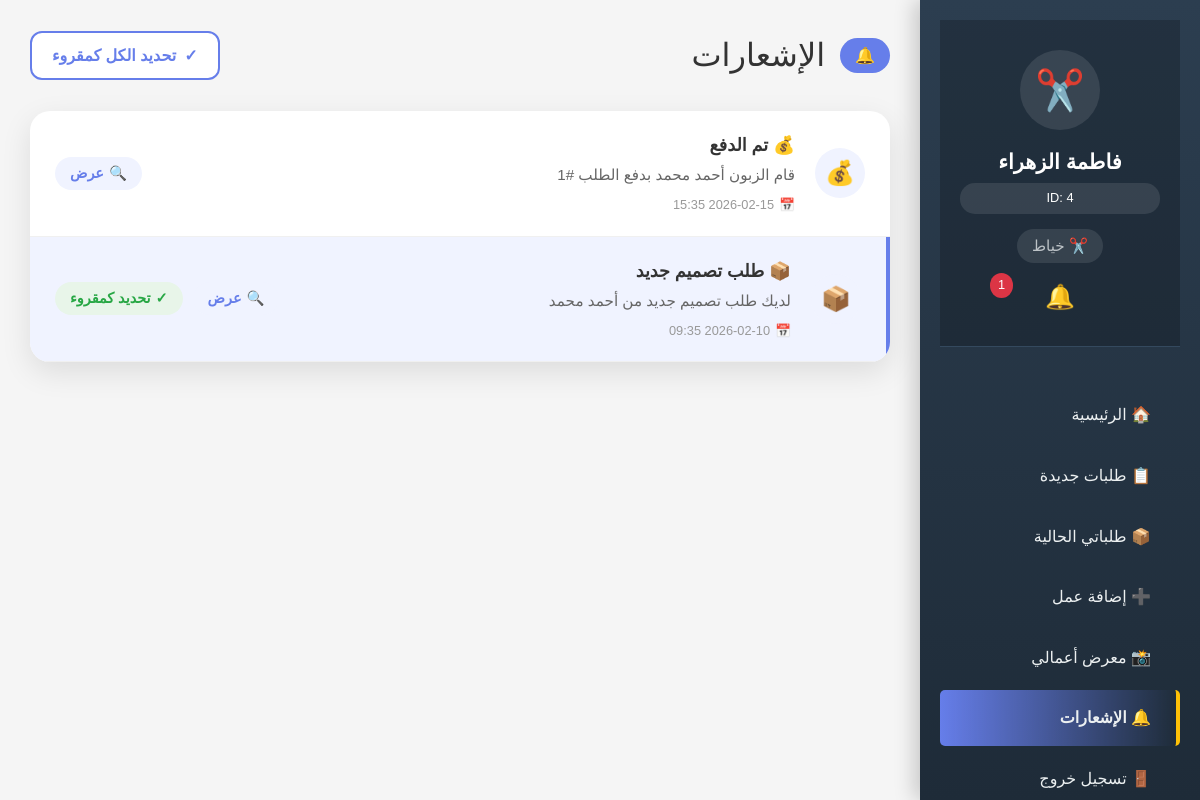
The page /pages/notifications.php (signed in) on the database its author committed.
### tables this page shows
CREATE TABLE IF NOT EXISTS `notifications` (
  `notification_id` int(11) NOT NULL AUTO_INCREMENT,
  `user_id` int(11) NOT NULL,
  `type` varchar(50) NOT NULL,
  `title` varchar(255) NOT NULL,
  `message` text NOT NULL,
  `link` varchar(255) DEFAULT NULL,
  `is_read` tinyint(4) DEFAULT 0,
  `created_at` timestamp NOT NULL DEFAULT current_timestamp(),
  PRIMARY KEY (`notification_id`),
  KEY `user_id` (`user_id`),
  CONSTRAINT `notifications_ibfk_1` FOREIGN KEY (`user_id`) REFERENCES `user` (`user_id`) ON DELETE CASCADE
);

### includes/notifications.php (called while the page is built, shortened)
<?php
function getUserNotifications($user_id, $limit = 50) {
    global $pdo;
    $stmt = $pdo->prepare("
        SELECT * FROM notifications
        WHERE user_id = :user_id
        ORDER BY created_at DESC
        LIMIT :limit
    ");
    $stmt->bindValue(':user_id', $user_id, PDO::PARAM_INT);
    $stmt->bindValue(':limit', (int)$limit, PDO::PARAM_INT);
    $stmt->execute();
    return $stmt->fetchAll();
}
function getUnreadNotificationsCount($user_id) {
    global $pdo;
    $stmt = $pdo->prepare("
        SELECT COUNT(*) as count FROM notifications
        WHERE user_id = ? AND is_read = 0
    ");
    $stmt->execute([$user_id]);
    $result = $stmt->fetch();
    return $result ? $result['count'] : 0;
}
?>

### pages/notifications.php (the view, shortened to what this page needs)
<?php
require_once '../includes/db_connection.php';
require_once '../includes/notifications.php';
$user_id = $_SESSION['user_id'];
$user_role = $_SESSION['user_role'];
$unread_count = getUnreadNotificationsCount($user_id);
$notifications = getUserNotifications($user_id, 50);
?>
<!DOCTYPE html>
<html lang="ar" dir="rtl">
<head>
    <link rel="stylesheet" href="../assets/css/style.css">
</head>
<body>
    <div class="dashboard">
        <div class="sidebar">
            <div class="user-info">
                <div style="width:80px;height:80px;background:rgba(255,255,255,0.1);border-radius:50%;margin:0 auto 15px;display:flex;align-items:center;justify-content:center;font-size:2.5em;">
                    <?php echo ($user_role == 'customer') ? '👤' : '✂️'; ?>
                </div>
                <h3><?php echo htmlspecialchars($_SESSION['user_name']); ?></h3>
                <div style="background:rgba(255,255,255,0.1);padding:5px 10px;border-radius:15px;font-size:0.8em;margin:5px 0;">ID: <?php echo $_SESSION['user_id']; ?></div>
                <p class="role"><?php echo ($user_role == 'customer') ? '👤 زبون' : '✂️ خياط'; ?></p>
                <div style="position: relative; margin-top: 15px;">
                    <a href="notifications.php" style="color: white; text-decoration: none; display: flex; align-items: center; justify-content: center; gap: 5px;">
                        <span style="font-size: 1.5em;">🔔</span>
                        <?php if ($unread_count > 0): ?>
                            <span style="background: #dc3545; color: white; border-radius: 50%; padding: 2px 8px; font-size: 0.8em; position: absolute; top: -5px; left: 30px;"><?php echo $unread_count; ?></span>
                        <?php endif; ?>
                    </a>
                </div>
            </div>
            <ul class="nav-menu">
                <li><a href="dashboard.php">🏠 الرئيسية</a></li>
                <?php if ($user_role == 'customer'): ?>
                    <li><a href="customer/browse_tailors.php">🔍 البحث عن خياط</a></li>
                    <li><a href="customer/my_orders.php">📦 طلباتي</a></li>
                    <li><a href="customer/place_order.php">➕ طلب جديد</a></li>
                <?php else: ?>
                    <li><a href="tailor/view_requests.php">📋 طلبات جديدة</a></li>
                    <li><a href="tailor/my_orders.php">📦 طلباتي الحالية</a></li>
                    <li><a href="tailor/add_portfolio.php">➕ إضافة عمل</a></li>
                    <li><a href="tailor/my_portfolio.php">📸 معرض أعمالي</a></li>
                <?php endif; ?>
                <li><a href="notifications.php" class="active">🔔 الإشعارات</a></li>
                <li><a href="logout.php" class="logout-link">🚪 تسجيل خروج</a></li>
            </ul>
        </div>
        <div class="main-content">
            <div class="page-header">
                <div class="page-title">
                    <span>🔔</span>
                    الإشعارات
                </div>
                <?php if (count($notifications) > 0): ?>
                    <a href="?mark_all_read=1" class="mark-all-btn">
                        <span>✓</span> تحديد الكل كمقروء
                    </a>
                <?php endif; ?>
            </div>
            <?php if (count($notifications) > 0): ?>
                <div class="notifications-list">
                    <?php foreach ($notifications as $notif): ?>
                        <div class="notification-item <?php echo $notif['is_read'] ? '' : 'unread'; ?>">
                            <div class="notification-icon">
                                <?php
                                $icon = '📌';
                                switch ($notif['type']) {
                                    case 'order': $icon = '📦'; break;
                                    case 'payment': $icon = '💰'; break;
                                }
                                echo $icon;
                                ?>
                            </div>
                            <div class="notification-content">
                                <div class="notification-title"><?php echo htmlspecialchars($notif['title']); ?></div>
                                <div class="notification-message"><?php echo htmlspecialchars($notif['message']); ?></div>
                                <div class="notification-time">
                                    <span>📅</span>
                                    <?php echo date('Y-m-d H:i', strtotime($notif['created_at'])); ?>
                                </div>
                            </div>
                            <div class="notification-actions">
                                <?php if ($notif['link']): ?>
                                    <a href="<?php echo $notif['link']; ?>" class="notification-link">
                                        <span>🔍</span> عرض
                                    </a>
                                <?php endif; ?>
                                <?php if (!$notif['is_read']): ?>
                                    <a href="?mark_read=<?php echo $notif['notification_id']; ?>" class="mark-read-btn">
                                        <span>✓</span> تحديد كمقروء
                                    </a>
                                <?php endif; ?>
                            </div>
                        </div>
                    <?php endforeach; ?>
                </div>
            <?php endif; ?>
        </div>
    </div>
</body>
</html>

### assets/css/style.css (style rules this page uses)
* { margin: 0; padding: 0; box-sizing: border-box; }
body { font-family: 'Tahoma', Arial, sans-serif; line-height: 1.6; background-color: #f5f5f5; color: #333; }
.dashboard { display: flex; min-height: 100vh; }
.sidebar { width: 250px; background: #2c3e50; color: white; padding: 20px; }
.user-info { text-align: center; padding: 20px 0; border-bottom: 1px solid #34495e; margin-bottom: 20px; }
.user-info h3 { margin-bottom: 5px; }
.user-info .role { color: #bdc3c7; font-size: 14px; }
.nav-menu { list-style: none; }
.nav-menu li { margin-bottom: 10px; }
.nav-menu a { display: block; padding: 10px 15px; color: #ecf0f1; text-decoration: none; border-radius: 5px; transition: background 0.3s ease; }
.nav-menu a:hover, .nav-menu a.active { background: #34495e; }
.main-content { flex: 1; padding: 30px; background: #f5f5f5; }

### pages/notifications.php (style rules this page uses)
.dashboard { display: flex; min-height: 100vh; position: relative; }
.sidebar { width: 280px; background: linear-gradient(180deg, #2c3e50 0%, #1e2b38 100%); color: white; position: fixed; height: 100vh; overflow-y: auto; right: 0; top: 0; box-shadow: -5px 0 20px rgba(0,0,0,0.2); z-index: 1000; }
.main-content { flex: 1; margin-right: 280px; padding: 30px; background: #f5f5f5; min-height: 100vh; }
.user-info { text-align: center; padding: 30px 20px; background: rgba(0,0,0,0.2); border-bottom: 1px solid #34495e; }
.user-info h3 { color: white; margin-bottom: 5px; font-size: 1.3em; }
.user-info .role { color: #bdc3c7; font-size: 0.95em; background: rgba(255,255,255,0.1); display: inline-block; padding: 5px 15px; border-radius: 20px; margin-top: 10px; }
.nav-menu { list-style: none; padding: 20px 0; }
.nav-menu li { margin-bottom: 5px; }
.nav-menu a { display: flex; align-items: center; gap: 12px; padding: 15px 25px; color: #ecf0f1; text-decoration: none; transition: all 0.3s ease; border-right: 4px solid transparent; }
.nav-menu a.active { background: linear-gradient(90deg, #667eea 0%, transparent 100%); border-right-color: #ffc107; font-weight: bold; }
.page-header { display: flex; justify-content: space-between; align-items: center; margin-bottom: 30px; flex-wrap: wrap; gap: 20px; }
.page-title { color: #333; font-size: 2em; display: flex; align-items: center; gap: 15px; }
.page-title span { background: #667eea; color: white; padding: 5px 15px; border-radius: 30px; font-size: 0.5em; }
.mark-all-btn { background: white; color: #667eea; border: 2px solid #667eea; padding: 10px 20px; border-radius: 12px; text-decoration: none; font-weight: 600; display: flex; align-items: center; gap: 8px; transition: all 0.3s ease; }
.notifications-list { background: white; border-radius: 20px; overflow: hidden; box-shadow: 0 10px 30px rgba(0,0,0,0.1); }
.notification-item { display: flex; align-items: center; gap: 20px; padding: 20px 25px; border-bottom: 1px solid #f0f0f0; transition: all 0.3s ease; position: relative; }
.notification-item.unread { background: #f0f3ff; border-right: 4px solid #667eea; }
.notification-icon { width: 50px; height: 50px; background: #f0f3ff; border-radius: 50%; display: flex; align-items: center; justify-content: center; font-size: 1.5em; color: #667eea; }
.notification-content { flex: 1; }
.notification-title { color: #333; font-size: 1.1em; font-weight: 600; margin-bottom: 5px; }
.notification-message { color: #666; font-size: 0.95em; margin-bottom: 8px; line-height: 1.5; }
.notification-time { color: #999; font-size: 0.8em; display: flex; align-items: center; gap: 5px; }
.notification-actions { display: flex; gap: 10px; }
.notification-link { color: #667eea; text-decoration: none; font-size: 0.9em; font-weight: 600; display: flex; align-items: center; gap: 5px; padding: 5px 15px; border-radius: 20px; background: #f0f3ff; transition: all 0.3s ease; }
.mark-read-btn { color: #28a745; text-decoration: none; font-size: 0.9em; font-weight: 600; display: flex; align-items: center; gap: 5px; padding: 5px 15px; border-radius: 20px; background: #e8f5e9; transition: all 0.3s ease; }

### rows shown on the page
notifications: type "💰", title "💰 تم الدفع", message "قام الزبون أحمد محمد بدفع الطلب #1", created_at "2026-02-15 15:35"
notifications: type "📦", title "📦 طلب تصميم جديد", message "لديك طلب تصميم جديد من أحمد محمد", created_at "2026-02-10 09:35"

### other values the page prints
$_SESSION['user_name'] "فاطمة الزهراء"
$_SESSION['user_id'] "4"
$unread_count "1"
